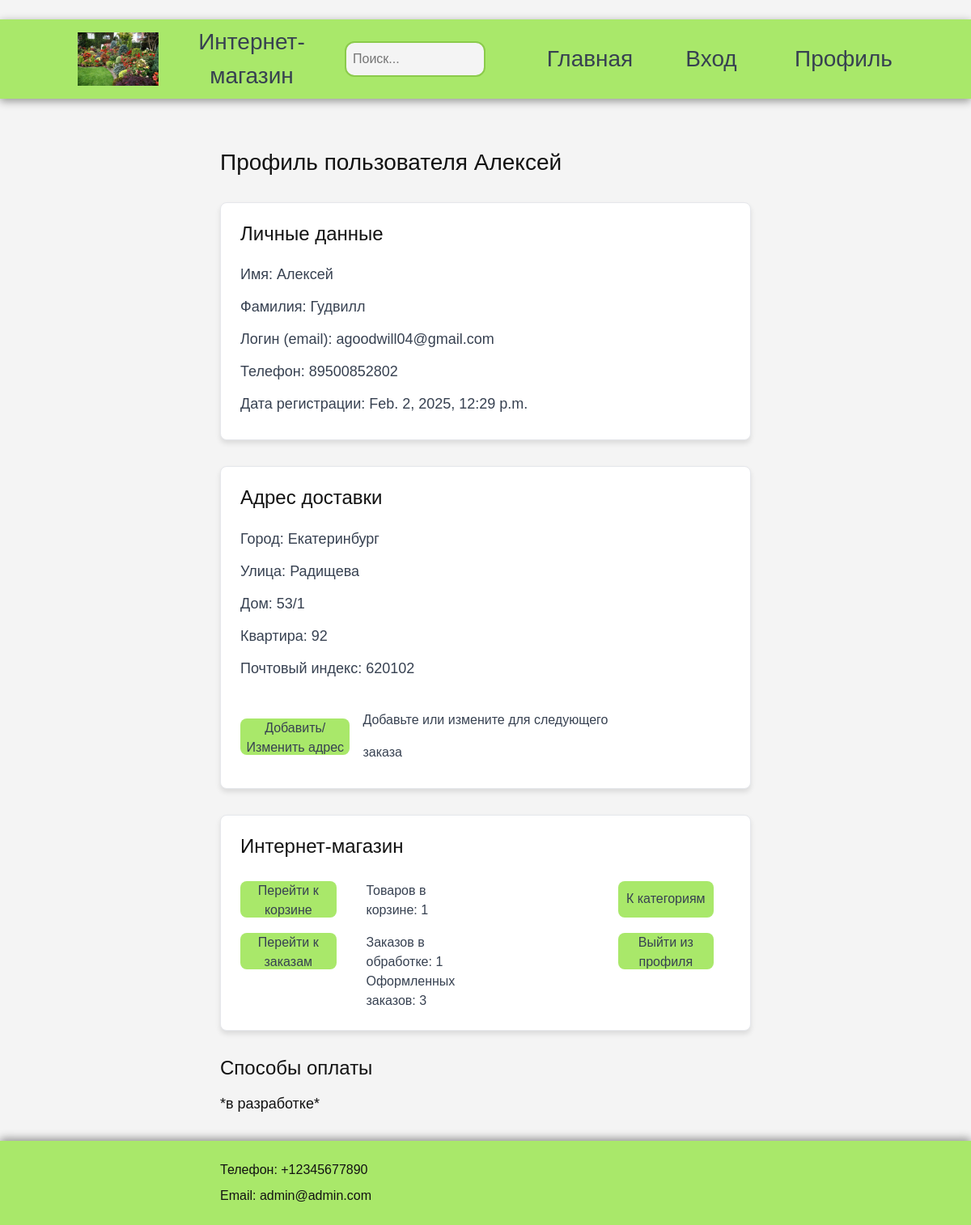
The page /profil/ (signed in) on the database its author committed.
### shop/models.py (models this page shows, shortened)
class ShopUser(models.Model):
    email = models.EmailField(unique=True, verbose_name="Email")
    first_name = models.CharField(max_length=255, verbose_name="Имя")
    surname = models.CharField(max_length=255, verbose_name="Фамилия")
    phone_number = models.CharField(max_length=20, verbose_name="Телефон")
    password = models.CharField(max_length=128, verbose_name="Пароль")
    created_at = models.DateTimeField(auto_now_add=True, verbose_name="Дата регистрации")
    city = models.CharField(max_length=100, verbose_name="Город", default="Не указан")
    street = models.CharField(max_length=255, verbose_name="Улица", default="Не указана")
    house = models.CharField(max_length=20, verbose_name="Дом", default="Не указан")
    apartment = models.CharField(max_length=20, verbose_name="Квартира", blank=True, null=True)
    postal_code = models.CharField(max_length=20, verbose_name="Почтовый индекс", default="Не указан")

class Cart(models.Model):
    user = models.OneToOneField(ShopUser, on_delete=models.CASCADE, related_name="cart")
    created_at = models.DateTimeField(auto_now_add=True)

class CartItem(models.Model):
    cart = models.ForeignKey(Cart, related_name="items", on_delete=models.CASCADE)
    product = models.ForeignKey('Product', on_delete=models.CASCADE)
    quantity = models.PositiveIntegerField(default=0)
    is_selected = models.BooleanField(default=False)

class Order(models.Model):
    user = models.ForeignKey(ShopUser, on_delete=models.CASCADE, related_name="orders")
    created_at = models.DateTimeField(auto_now_add=True)
    updated_at = models.DateTimeField(auto_now=True)
    status = models.CharField(max_length=50, default="Ожидает обработки")
    total_price = models.DecimalField(max_digits=10, decimal_places=2, default=0.0)  # Итоговая цена
    city = models.CharField(max_length=100, verbose_name="Город")
    street = models.CharField(max_length=255, verbose_name="Улица")
    house = models.CharField(max_length=20, verbose_name="Дом")
    apartment = models.CharField(max_length=20, verbose_name="Квартира", blank=True, null=True)
    postal_code = models.CharField(max_length=20, verbose_name="Почтовый индекс")

### shop/views.py (the view)
# urls.py: path('profil/', views.profil, name='profil'),
def profil(request): # страница профиля
    if 'user_id' not in request.session:
        return redirect('shop:registration')
    user = ShopUser.objects.get(id=request.session['user_id'])
    cart = user.cart  # Корзина пользователя
    orders = user.orders.all()
    pending_orders = orders.filter(status="Ожидает обработки")
    ordered_orders = orders.filter(status="Заказан")
    return render(request, 'shop/profil.html', {'user': user, 'pending_orders': pending_orders, 'ordered_orders': ordered_orders, 'cart': cart})

### shop/templatetags/calculations.py (called while the page is built)
@register.filter
def sum_order(items):
    i = 0
    for item in items:
        i+=1
    return i

@register.filter
def sum_cart(items):
    i = 0
    for item in items:
        if item.quantity:
            i+=1*item.quantity
        else:
            i+=1
    return i

### shop/templates/shop/profil.html (shortened to what this page needs)
﻿{% extends "shop/base.html" %}
{% load calculations %}
{% block content %}
<h2>Профиль пользователя {{ user.first_name }} </h2>
<article class="profil_data">
    <h3>Личные данные</h3>
    <p>Имя: {{ user.first_name }}</p>
    <p>Фамилия: {{ user.surname}}</p>
    <p>Логин (email): {{ user.email }}</p>
    <p>Телефон: {{ user.phone_number }}</p>
    <p>Дата регистрации: {{ user.created_at }}</p>
</article>
<article class="profil_data">
    <h3>Адрес доставки</h3>
    <p>Город: {{ user.city }}</p>
    <p>Улица: {{ user.street}}</p>
    <p>Дом: {{ user.house }}</p>
    <p>Квартира: {{ user.apartment }}</p>
    <p>Почтовый индекс: {{ user.postal_code }}</p>
    <section class="profil-form">
        <article class="basket-content">
            <button class="profil-btn" style="width: 35%;" onclick="toggleForm()">Добавить/Изменить адрес</button>
            <p>Добавьте или измените для следующего заказа</p>
        </article>
    </section>
</article>
<article class="order-basket">
    <section class="basket-content">
        <h3>Интернет-магазин</h3>
    </section>
    <section class="basket-section" style="grid-template-columns: repeat(4, 1fr);">
        <form method="post" action="{% url 'shop:cart' %}">
            <button type="submit" class="profil-btn">Перейти к корзине</button>
        </form>
        <section class="basket-content">
            <p>Товаров в корзине: {{ cart.items.all|sum_cart }}</p>
        </section>
        <form method="post" action="{% url 'shop:category_list' %}" style="grid-column-start: 4;">
            <button type="submit" class="profil-btn">К категориям</button>
        </form>
        <form method="post" action="{% url 'shop:order' %}">
            <button type="submit" class="profil-btn">Перейти к заказам</button>
        </form>
        <section class="basket-section" style="gap: 0;">
            <p>Заказов в обработке: {{ pending_orders|sum_order }}</p>
            <p>Оформленных заказов: {{ ordered_orders|sum_order }}</p>
        </section>
        <form method="post" action="{% url 'shop:logout_view' %}" style="grid-column-start: 4;">
            <button type="submit" class="profil-btn">Выйти из профиля</button>
        </form>
    </section>
</article>
<h3>Cпособы оплаты</h3>
<p>*в разработке*</p>
{% endblock content %}

### shop/static/css/garden_store.css (style rules this page uses)
* { margin: 0; padding: 0; }
[data-theme="color"] { --body-bg: #f4f4f4; --form-bg: #ffffff; --header-bg: #A9E86A; --header-bg-dark: #8bcb4b; --dark: #121212; --gray: #374151; --link: #61afef; --link-hover: #2c83ca; --link-active: #375772; --hr: #a2a2a2; --shadow: #939393; --code-color: #888; --img-op: 1; }
body, html { margin: 0; padding: 0; width: 100%; height: 100%; }
body { color: var(--dark); background-color: var(--body-bg); font-family: 'Rubik', sans-serif; font-weight: 400; }
h2 { font-size: 28px; margin-bottom: 2rem; }
h3 { font-size: 24px; margin-bottom: 1rem; }
p { font-size: 18px; margin: 0; }
form { display: flex; flex-direction: column; gap: 1rem; }
.profil_data { display: grid; padding: 1.5rem; margin: 2rem 0; background-color: var(--form-bg); box-shadow: 0 4px 6px rgba(0, 0, 0, 0.1); border-radius: 0.5rem; border: 1px solid #e5e7eb; }
.profil_data p { color: var(--gray); font-size: 18px; line-height: 2.5rem; }
.profil-form { width: 75%; margin-top: 1.5rem; }
.order-basket { display: flex; justify-content: space-between; align-items: flex-start; flex-wrap: wrap; padding: 1.5rem; margin: 2rem 0; background-color: var(--form-bg); box-shadow: 0 4px 6px rgba(0, 0, 0, 0.1); border-radius: 0.5rem; border: 1px solid #e5e7eb; }
.basket-content { display: flex; gap: 1rem; align-items: center; }
.basket-content h3 { margin-bottom: 1.75rem; }
.basket-section { width: 100%; display: grid; gap: 1rem; }
.basket-section p, .basket-content p { color: var(--gray); font-size: 16px; margin: 0; }
.profil-btn { width: 85%; height: 45px; border-radius: 0.5rem; font-size: 1rem; color: var(--gray); background-color: var(--header-bg); border: none; cursor: pointer; transition: transform 0.2s ease, background-color 0.2s ease; }

### rows shown on the page
ShopUser: first_name "Алексей", surname "Гудвилл", email "agoodwill04@gmail.com", phone_number "89500852802", created_at "Feb. 2, 2025, 12:29 p.m.", city "Екатеринбург", street "Радищева", house "53/1", apartment "92", postal_code "620102"
Cart: items.all|sum_cart "1"
Order: user "1"
Order: user.user_id "3"
